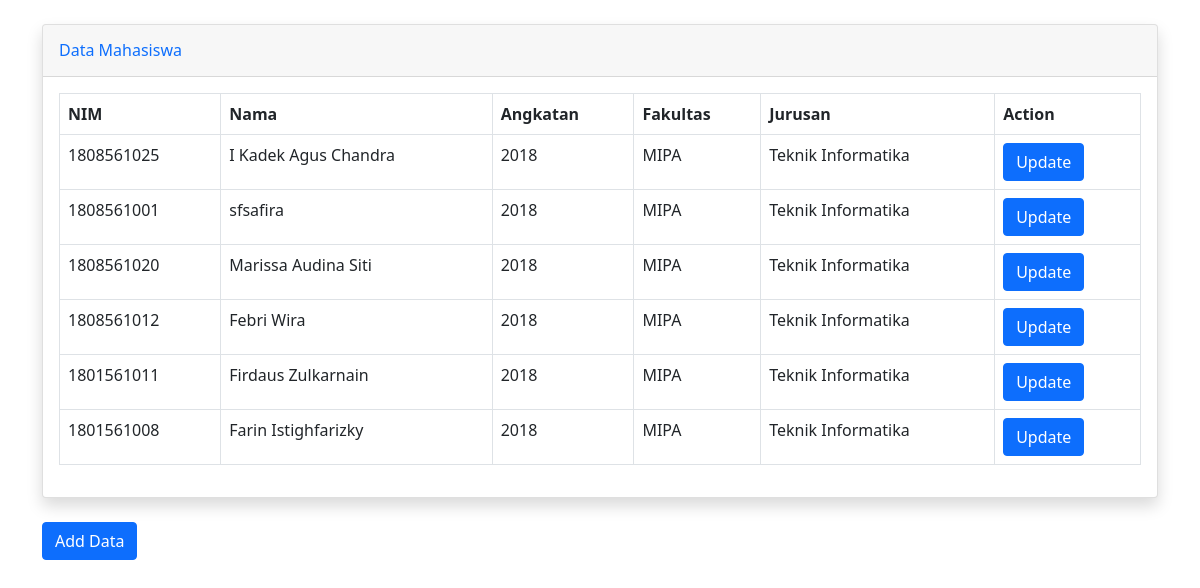
The app's page /indexPegawai.php with its own data.
### tables this page shows
CREATE TABLE `mahasiswa` (
  `nimMhsw` int(11) NOT NULL,
  `namaMhsw` varchar(30) NOT NULL,
  `angkatanMhsw` int(4) NOT NULL,
  `fakultasMhsw` varchar(30) NOT NULL,
  `jurusanMhsw` varchar(30) NOT NULL
);

### indexPegawai.php (the view, shortened to what this page needs)
<?php
    require 'function.php';
    $result = mysqli_query($conn, "SELECT * FROM mahasiswa");
?>
<!doctype html>
<html lang="en">
    <head>
        <link href="https://cdn.jsdelivr.net/npm/bootstrap@5.0.0-beta1/dist/css/bootstrap.min.css" rel="stylesheet">
    </head>
    <body>
        <div class="container">
            <div class="card shadow mb-4 mt-4">
                <div class="card-header py-3">
                    <h6 class="m-0 font-weight-bold text-primary">Data Mahasiswa</h6>
                </div>
                <div class="card-body">
                    <div class="table-responsive">
                    <table class="table table-bordered" id="dataTable" width="100%" cellspacing="0">
                        <thead>
                            <tr>
                                <th>NIM</th>
                                <th>Nama</th>
                                <th>Angkatan</th>
                                <th>Fakultas</th>
                                <th>Jurusan</th>
                                <th>Action</th>
                            </tr>
                        </thead>
                        <tbody>
                            <?php while( $row = mysqli_fetch_assoc($result)) : ?>
                                <tr>
                                    <td><?= $row ["nimMhsw"]?></td>
                                    <td><?= $row ["namaMhsw"]?></td>
                                    <td><?= $row ["angkatanMhsw"]?></td>
                                    <td><?= $row ["fakultasMhsw"]?></td>
                                    <td><?= $row ["jurusanMhsw"]?></td>
                                    <td>
                                        <a href="update_dataPegawai.php?id=<?php echo $row["nimMhsw"]; ?>" class="btn btn-primary">Update</a>
                                    </td>
                                </tr>
                            <?php endwhile; ?>
                        </tbody>
                    </table>
                </div>
            </div>
        </div>
        <a href="add_dataPegawai.php" class="btn btn-primary">Add Data</a>
    </body>
</html>

### records on screen
mahasiswa: nimMhsw "1808561025", namaMhsw "I Kadek Agus Chandra", angkatanMhsw "2018", fakultasMhsw "MIPA", jurusanMhsw "Teknik Informatika"
mahasiswa: nimMhsw "1808561001", namaMhsw "sfsafira", angkatanMhsw "2018", fakultasMhsw "MIPA", jurusanMhsw "Teknik Informatika"
mahasiswa: nimMhsw "1808561020", namaMhsw "Marissa Audina Siti", angkatanMhsw "2018", fakultasMhsw "MIPA", jurusanMhsw "Teknik Informatika"
mahasiswa: nimMhsw "1808561012", namaMhsw "Febri Wira", angkatanMhsw "2018", fakultasMhsw "MIPA", jurusanMhsw "Teknik Informatika"
mahasiswa: nimMhsw "1801561011", namaMhsw "Firdaus Zulkarnain", angkatanMhsw "2018", fakultasMhsw "MIPA", jurusanMhsw "Teknik Informatika"
mahasiswa: nimMhsw "1801561008", namaMhsw "Farin Istighfarizky", angkatanMhsw "2018", fakultasMhsw "MIPA", jurusanMhsw "Teknik Informatika"
